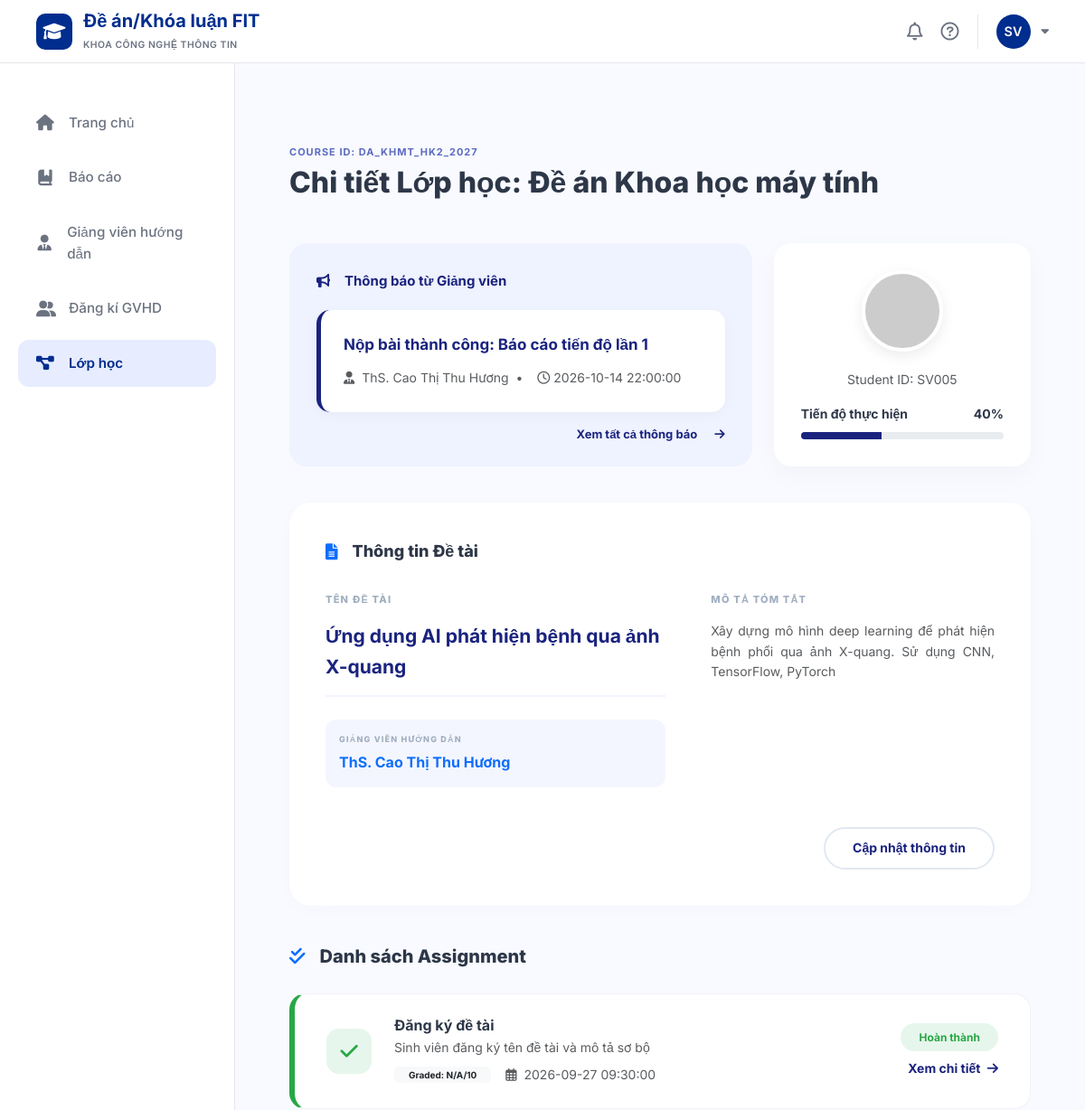
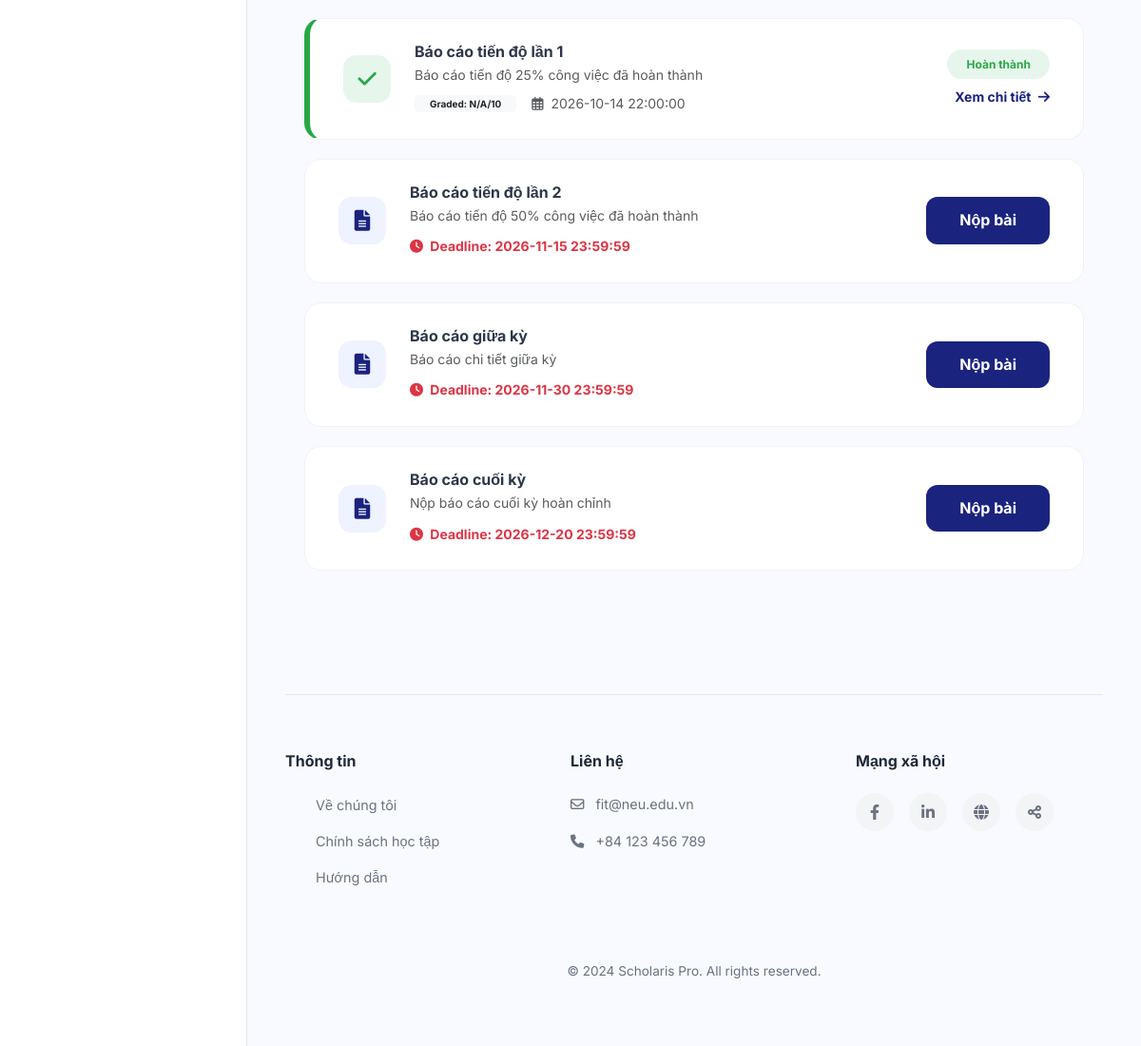
Page /project-detail/54 (signed in) on the committed database (2 pictures, top to bottom).
### tables this page shows
CREATE TABLE classes (
    id INTEGER PRIMARY KEY AUTOINCREMENT,
    class_code VARCHAR(50) NOT NULL UNIQUE,
    class_name VARCHAR(100) NOT NULL,
    course_id INTEGER NOT NULL,
    lecturer_id INTEGER NOT NULL,
    semester_id INTEGER NOT NULL,
    status VARCHAR(20) DEFAULT 'active' CHECK (status IN ('active', 'completed')),
    FOREIGN KEY (course_id) REFERENCES courses(id),
    FOREIGN KEY (lecturer_id) REFERENCES lecturers(id),
    FOREIGN KEY (semester_id) REFERENCES semesters(id)
);

CREATE TABLE notifications (
    id INTEGER PRIMARY KEY AUTOINCREMENT,
    user_id INTEGER NOT NULL,
    title VARCHAR(200) NOT NULL,
    content TEXT,
    related_id INTEGER,
    is_read INTEGER DEFAULT 0,
    created_at DATETIME DEFAULT CURRENT_TIMESTAMP, class_id INTEGER,
    FOREIGN KEY (user_id) REFERENCES users(id) ON DELETE CASCADE
);

CREATE TABLE users (
    id INTEGER PRIMARY KEY AUTOINCREMENT,
    email VARCHAR(100) NOT NULL UNIQUE,
    password VARCHAR(255) NOT NULL,
    full_name VARCHAR(100) NOT NULL,
    role VARCHAR(20) NOT NULL CHECK (role IN ('student', 'lecturer')),
    phone VARCHAR(20),
    created_at DATETIME DEFAULT CURRENT_TIMESTAMP
);

CREATE TABLE students (
    id INTEGER PRIMARY KEY AUTOINCREMENT,
    user_id INTEGER NOT NULL UNIQUE,
    student_code VARCHAR(20) NOT NULL UNIQUE,
    class_name VARCHAR(50),
    major VARCHAR(100),
    FOREIGN KEY (user_id) REFERENCES users(id) ON DELETE CASCADE
);

CREATE TABLE topics (
    id INTEGER PRIMARY KEY AUTOINCREMENT,
    student_id INTEGER NOT NULL,
    class_id INTEGER NOT NULL,
    title VARCHAR(500) NOT NULL,
    description TEXT,
    created_at DATETIME DEFAULT CURRENT_TIMESTAMP,
    updated_at DATETIME DEFAULT CURRENT_TIMESTAMP,
    FOREIGN KEY (student_id) REFERENCES students(id),
    FOREIGN KEY (class_id) REFERENCES classes(id)
);

CREATE TABLE submissions (
    id INTEGER PRIMARY KEY AUTOINCREMENT,
    assignment_id INTEGER NOT NULL,
    student_id INTEGER NOT NULL,
    file_url VARCHAR(500),
    file_name VARCHAR(255),
    file_size INTEGER,
    progress_report TEXT,
    submitted_at DATETIME DEFAULT CURRENT_TIMESTAMP,
    is_late INTEGER DEFAULT 0,
    is_final INTEGER DEFAULT 0,
    version INTEGER DEFAULT 1,
    FOREIGN KEY (assignment_id) REFERENCES assignments(id) ON DELETE CASCADE,
    FOREIGN KEY (student_id) REFERENCES students(id)
);

CREATE TABLE assignments (
    id INTEGER PRIMARY KEY AUTOINCREMENT,
    class_id INTEGER NOT NULL,
    title VARCHAR(200) NOT NULL,
    description TEXT,
    deadline DATETIME NOT NULL,
    max_file_size INTEGER DEFAULT 10,
    allowed_file_types VARCHAR(200),
    created_at DATETIME DEFAULT CURRENT_TIMESTAMP, is_overdue,
    FOREIGN KEY (class_id) REFERENCES classes(id) ON DELETE CASCADE
);

### app/student/myprojects/routes.py (the view)
@myprojects_bp.route('/project-detail/<int:id>')
def project_detail(id):
    user_id = session.get('user_id') or 1
    conn = get_db()
    conn.row_factory = lambda cursor, row: dict(zip([column[0] for column in cursor.description], row))
    cur = conn.cursor()
    cur.execute("""
        SELECT c.id, c.class_code, c.class_name, u.full_name AS lecturer_name,
               s.id AS student_pk, s.student_code
        FROM classes c
        JOIN lecturers l ON c.lecturer_id = l.id
        JOIN users u ON l.user_id = u.id
        JOIN class_students cs ON c.id = cs.class_id
        JOIN students s ON cs.student_id = s.id
        WHERE c.id = ? AND s.user_id = ?
    """, (id, user_id))
    class_info = cur.fetchone()
    cur.execute("""
        SELECT
            (SELECT COUNT(*) FROM assignments WHERE class_id = ?) as total,
            (SELECT COUNT(*) FROM submissions WHERE student_id = ? AND assignment_id IN
                (SELECT id FROM assignments WHERE class_id = ?)) as completed
    """, (id, class_info['student_pk'], id))
    counts = cur.fetchone()
    progress = int((counts['completed'] / counts['total'] * 100)) if counts['total'] > 0 else 0
    cur.execute("SELECT title, description FROM topics WHERE class_id = ? AND student_id = ?",
               (id, class_info['student_pk']))
    topic = cur.fetchone()
    cur.execute("""
        SELECT title, content, created_at
        FROM notifications
        WHERE user_id = ? OR related_id = ?
        ORDER BY created_at DESC LIMIT 1
    """, (user_id, id))
    latest_notification = cur.fetchone()
    cur.execute("""
        SELECT a.id, a.title, a.description, a.deadline,
               sub.submitted_at, sub.file_url, sub.is_late, cs.grade
        FROM assignments a
        LEFT JOIN submissions sub ON a.id = sub.assignment_id AND sub.student_id = ?
        LEFT JOIN class_students cs ON a.class_id = cs.class_id AND cs.student_id = ?
        WHERE a.class_id = ?
        ORDER BY a.deadline ASC
    """, (class_info['student_pk'], class_info['student_pk'], id))
    assignments = cur.fetchall()
    return render_template('student/project_detail.html',
                           class_info=class_info, topic=topic,
                           latest_notification=latest_notification,
                           assignments=assignments, progress=progress)

### app/database.py (called while the page is built)
def get_db():
    if 'db' not in g:
        g.db = sqlite3.connect(DB_PATH, timeout=30)
        g.db.row_factory = sqlite3.Row
        try:
            g.db.execute("PRAGMA journal_mode=WAL")
            g.db.execute("PRAGMA foreign_keys=ON")
        except sqlite3.OperationalError:
            pass
    return g.db

### templates/student/project_detail.html (shortened to what this page needs)
{% extends "student/base.html" %}
{% block content %}
<link rel="stylesheet" href="https://cdnjs.cloudflare.com/ajax/libs/font-awesome/6.0.0/css/all.min.css">
<div class="main-container">
    <div class="mb-5">
        <div class="course-id-label">COURSE ID: {{ class_info.class_code }} </div>
        <h1 class="page-title">Chi tiết Lớp học: {{ class_info.class_name }} </h1>
    </div>
    <div class="top-grid">
        <div class="announcement-card">
            <div class="announcement-header"><i class="fas fa-bullhorn me-3"></i> Thông báo từ Giảng viên</div>
            {% if latest_notification %}
            <div class="announcement-content">
                <div class="announcement-title">{{ latest_notification.title }}</div>
                <small class="text-muted">
                    <i class="fas fa-user-tie me-2"></i>{{ class_info.lecturer_name }}  &nbsp;•&nbsp;
                    <i class="far fa-clock ms-2 me-1"></i>{{ latest_notification.created_at }}
                </small>
            </div>
            {% endif %}
            <a href="#" class="btn-view-all mb-10">Xem tất cả thông báo <i class="fas fa-arrow-right ms-3"></i></a>
        </div>
        <div class="profile-card">
            <div class="avatar-circle">
                <img src="https://ui-avatars.com/api/?name={{ session.user_full_name }}&background=EBF4FF&color=1A237E" style="width:100%">
            </div>
            <small class="text-muted d-block mb-3">Student ID: {{ class_info.student_code }}</small>
            <div class="progress-label d-flex justify-content-between mb-2">
                <span class="fw-bold small">Tiến độ thực hiện</span>
                <span class="fw-bold small">{{ progress }}%</span>
            </div>
            <div class="progress" style="height: 8px; border-radius: 10px;">
                <div class="progress-bar" style="width: {{ progress }}%; background: var(--primary-navy);"></div>
            </div>
        </div>
    </div>
<div class="topic-card">
    <div class="topic-header">
        <i class="fas fa-file-alt me-3 text-primary"></i> Thông tin Đề tài
    </div>
    <div class="topic-grid">
        <div>
            <span class="label-caps">Tên đề tài</span>
            <div class="topic-title-box">
                {{ topic.title if topic else "Chưa đăng ký đề tài" }}
            </div>
            <div class="supervisor-tag">
                <span class="label-caps" style="margin-bottom: 5px; font-size: 9px;">Giảng viên hướng dẫn</span>
                <div class="fw-bold text-primary">
                    {{ class_info.lecturer_name }}
                </div>
            </div>
        </div>
        <div>
            <span class="label-caps">Mô tả tóm tắt</span>
            <p class="text-muted small" style="text-align: justify;">
                {{ topic.description if topic else "Vui lòng cập nhật mô tả..." }}
            </p>
        </div>
    </div>
    <div class="text-end mt-4">
    <button class="btn-outline-pill" data-bs-toggle="modal" data-bs-target="#topicModal">
        Cập nhật thông tin
    </button>
</div>
</div>
    <div class="section-subtitle"><i class="fas fa-check-double me-3 text-primary"></i> Danh sách Assignment</div>
    {% for ass in assignments %}
    <div class="assignment-item {% if ass.submitted_at %}completed{% elif ass.is_late %}overdue{% endif %}">
        <div class="d-flex align-items-center">
            <div class="icon-box {% if ass.submitted_at %}icon-completed{% else %}icon-pending{% endif %}">
                <i class="fas {% if ass.submitted_at %}fa-check{% else %}fa-file-alt{% endif %}"></i>
            </div>
            <div>
                <h6 class="fw-bold mb-1">{{ ass.title }} </h6>
                <p class="text-muted small mb-2">{{ ass.description | truncate(100) }} </p>
                {% if ass.submitted_at %}
                <div class="d-flex align-items-center">
                    <span class="badge bg-light text-dark px-3 py-1 fw-bold" style="font-size: 10px; border-radius: 5px;">Graded: {{ ass.grade if ass.grade else 'N/A' }}/10 </span>
                    <small class="ms-3 text-muted"><i class="far fa-calendar-alt me-1"></i> {{ ass.submitted_at }} </small>
                </div>
                {% else %}
                <small class="text-danger fw-bold"><i class="fas fa-clock me-1"></i> Deadline: {{ ass.deadline }} </small>
                {% endif %}
            </div>
        </div>
    <div class="text-end ms-4">
            {% if ass.submitted_at %}
                <div class="d-flex flex-column align-items-end">
                    <span class="status-pill pill-green mb-2">Hoàn thành</span>
                    <a href="{{ url_for('myprojects.submit_assignment', assignment_id=ass.id) }}" class="text-decoration-none small fw-bold" style="color: var(--primary-navy);">
                        Xem chi tiết <i class="fas fa-arrow-right ms-1"></i>
                    </a>
                </div>
            {% elif ass.is_late %}
                <div class="text-danger fw-bold small mb-2">Quá hạn </div>
                <a href="#" class="text-danger small text-decoration-none fw-bold">Yêu cầu gia hạn</a>
            {% else %}
                <a href="{{ url_for('myprojects.submit_assignment', assignment_id=ass.id) }}" class="btn-navy-pill text-decoration-none d-inline-block">
                    Nộp bài
                </a>
            {% endif %}
        </div>
    </div>
    {% endfor %}
</div>
{% endblock %}

### templates/student/base.html (style rules this page uses)
:root { --primary-color: #002D8E; --primary-light: #E7EDFF; --bg-page: #FBFBFF; --white: #FFFFFF; --text-dark: #1F2937; --text-muted: #6B7280; --border-color: #E5E7EB; --sidebar-width: 260px; --header-height: 70px; --shadow: 0 4px 12px rgba(0, 0, 0, 0.05); --transition: all 0.3s ease; }
* { margin: 0; padding: 0; box-sizing: border-box; font-family: 'Inter', sans-serif; }
body { background-color: var(--bg-page); color: var(--text-dark); min-height: 100vh; display: flex; flex-direction: column; }

### templates/student/project_detail.html (style rules this page uses)
:root { --primary-navy: #1a237e; --accent-blue: #3f51b5; --bg-body: #f8faff; --text-main: #2d3748; --text-light: #718096; --success: #28a745; --danger: #dc3545; --announcement-bg: #eff2ff; }
body { background-color: var(--bg-body); font-family: 'Inter', 'Segoe UI', sans-serif; color: var(--text-main); line-height: 1.6; }
.main-container { max-width: 1000px; margin: auto; padding: 50px 20px; }
.course-id-label { color: #5c6bc0; font-weight: 700; font-size: 11px; text-transform: uppercase; letter-spacing: 1px; }
.page-title { color: #2d3748; font-weight: 800; font-size: 32px; margin-top: 5px; margin-bottom: 40px; }
.top-grid { display: grid; grid-template-columns: 1.8fr 1fr; gap: 24px; margin-bottom: 40px; }
.announcement-card { background: var(--announcement-bg); border-radius: 20px; padding: 30px; position: relative; }
.announcement-header { font-weight: 700; color: var(--primary-navy); margin-bottom: 20px; display: flex; align-items: center; font-size: 15px; }
.announcement-content { background: white; border-radius: 15px; padding: 25px; border-left: 5px solid var(--primary-navy); box-shadow: 0 4px 15px rgba(0,0,0,0.03); }
.announcement-title { font-weight: 700; font-size: 17px; margin-bottom: 10px; color: #1a237e; }
.btn-view-all { position: absolute; bottom: 25px; right: 30px; color: var(--primary-navy); font-weight: 700; font-size: 13px; text-decoration: none; transition: 0.3s; }
.profile-card { background: white; border-radius: 20px; padding: 30px; text-align: center; box-shadow: 0 10px 30px rgba(0,0,0,0.03); }
.avatar-circle { width: 90px; height: 90px; border-radius: 50%; margin: 0 auto 20px; background: #f0f2f5; border: 4px solid white; box-shadow: 0 5px 15px rgba(0,0,0,0.08); overflow: hidden; }
.topic-card { background: white; border-radius: 24px; padding: 40px; margin-bottom: 40px; box-shadow: 0 4px 20px rgba(0,0,0,0.02); }
.topic-header { font-weight: 800; font-size: 18px; margin-bottom: 30px; display: flex; align-items: center; }
.topic-grid { display: grid; grid-template-columns: 1.2fr 1fr; gap: 50px; }
.label-caps { font-size: 11px; font-weight: 800; color: #a0aec0; text-transform: uppercase; letter-spacing: 1.2px; margin-bottom: 15px; display: block; }
.topic-title-box { font-size: 21px; font-weight: 700; color: #1a237e; border-bottom: 2px solid #f0f4ff; padding-bottom: 15px; margin-bottom: 25px; }
.supervisor-tag { background: #f4f6ff; padding: 15px; border-radius: 12px; display: inline-block; width: 100%; }
.btn-outline-pill { border: 2px solid #e2e8f0; color: var(--primary-navy); background: transparent; border-radius: 50px; padding: 10px 30px; font-weight: 700; font-size: 14px; transition: 0.3s; margin-top: 20px; }
.section-subtitle { font-weight: 800; font-size: 20px; margin-bottom: 25px; display: flex; align-items: center; }
.assignment-item { background: white; border-radius: 18px; padding: 25px 35px; margin-bottom: 20px; display: flex; align-items: center; justify-content: space-between; border: 1px solid #f0f2f5; transition: all 0.3s ease; }
.assignment-item.completed { border-left: 6px solid var(--success); }
.icon-box { width: 50px; height: 50px; border-radius: 14px; display: flex; align-items: center; justify-content: center; margin-right: 25px; font-size: 22px; }
.icon-completed { background: #e6f6ec; color: var(--success); }
.icon-pending { background: #eff2ff; color: var(--primary-navy); }
.status-pill { padding: 6px 20px; border-radius: 30px; font-size: 12px; font-weight: 700; }
.pill-green { background: #e6f6ec; color: var(--success); }
.btn-navy-pill { background: var(--primary-navy); color: white; border: none; border-radius: 12px; padding: 12px 35px; font-weight: 700; transition: 0.3s; }

### rows in the picture
classes: class_code "DA_KHMT_HK2_2027", class_name "Đề án Khoa học máy tính"
notifications: title "Nộp bài thành công: Báo cáo tiến độ lần 1", created_at "2026-10-14 22:00:00"
users: lecturer_name "ThS. Cao Thị Thu Hương"
students: student_code "SV005"
topics: title "Ứng dụng AI phát hiện bệnh qua ảnh X-quang", description "Xây dựng mô hình deep learning để phát hiện bệnh phổi qua ảnh X-quang. Sử dụng CNN, TensorFlow, PyTorch"
submissions: title "Đăng ký đề tài", description "Sinh viên đăng ký tên đề tài và mô tả sơ bộ", grade "N/A", submitted_at "2026-09-27 09:30:00"
submissions: title "Báo cáo tiến độ lần 1", description "Báo cáo tiến độ 25% công việc đã hoàn thành", grade "N/A", submitted_at "2026-10-14 22:00:00"
assignments: title "Báo cáo tiến độ lần 2", description "Báo cáo tiến độ 50% công việc đã hoàn thành", deadline "2026-11-15 23:59:59"
assignments: title "Báo cáo giữa kỳ", description "Báo cáo chi tiết giữa kỳ", deadline "2026-11-30 23:59:59"
assignments: title "Báo cáo cuối kỳ", description "Nộp báo cáo cuối kỳ hoàn chỉnh", deadline "2026-12-20 23:59:59"

### other values in the picture
{{ progress }} "40"
